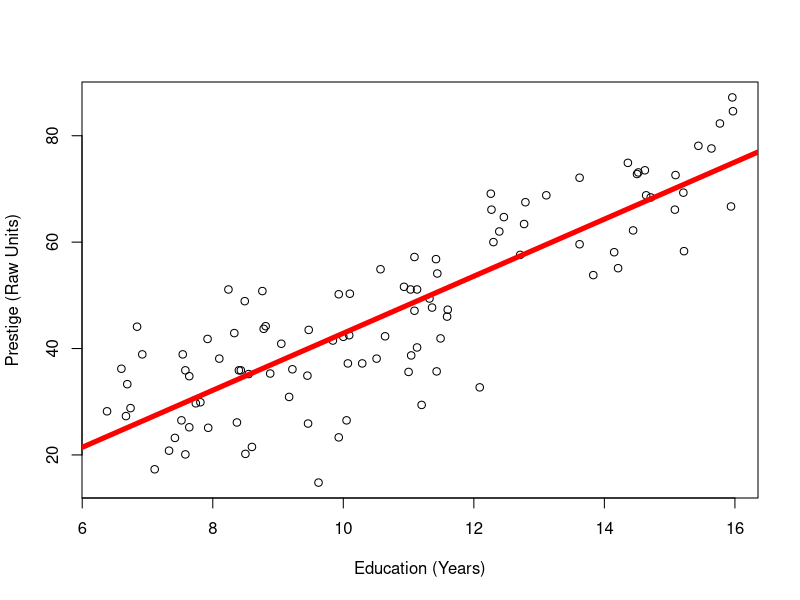
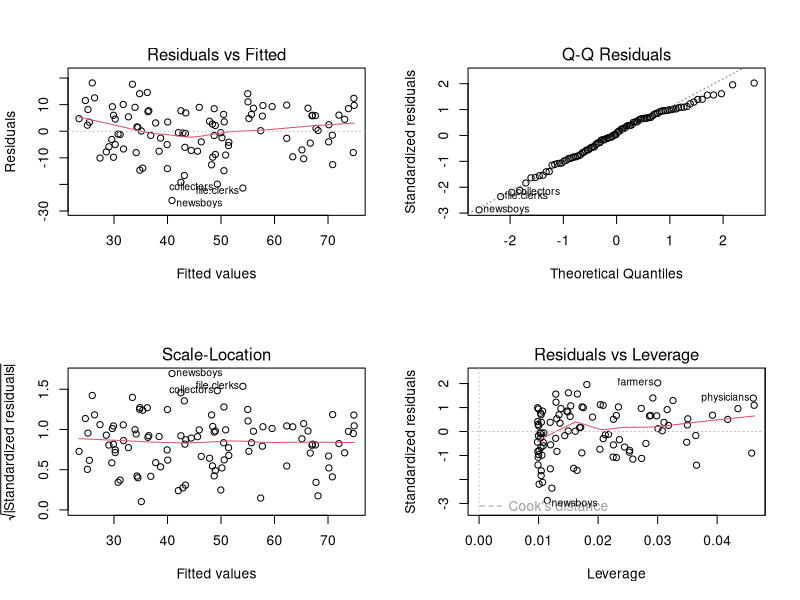
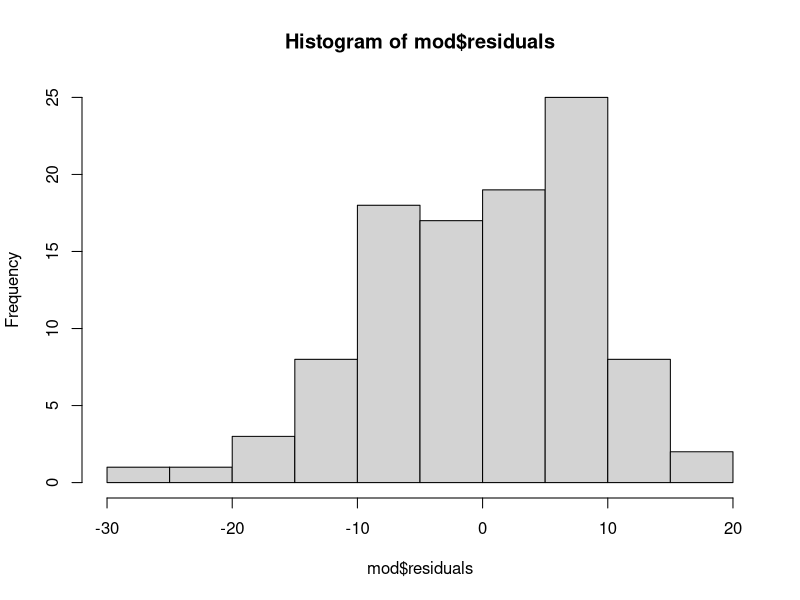

R code for these plots, in order:
## ---- chunk 1
#| include: false
library(car)
library(gplots)

presto <- Prestige
## ---- chunk 2
par(mfrow = c(1,1))
plot(prestige ~ education, data = presto, 
     ylab = "Prestige (Raw Units)",
     xlab = "Education (Years)") 
mod <- lm(prestige ~ education, data = presto)
abline(mod, lwd = 5, col = 'red')
## ---- chunk 3
par(mfrow = c(2,2))
plot(mod)
## ---- chunk 4
par(mfrow = c(1,1))
hist(mod$residuals)
